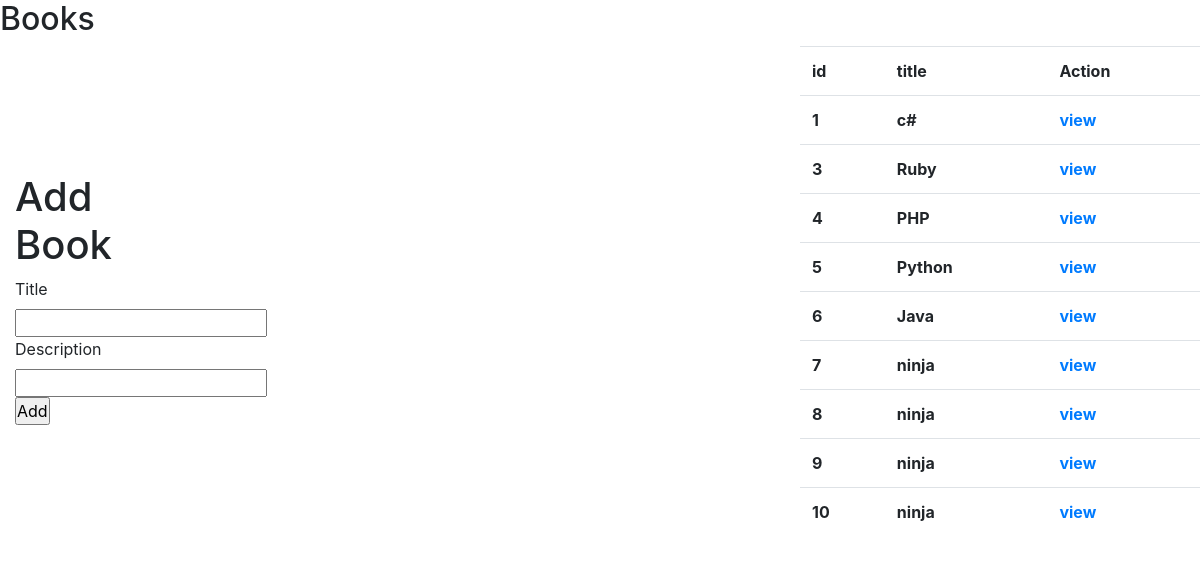
The page / on the database its author committed.
### books_authors_app/models.py (models this page shows, shortened)
class Books(models.Model):
    title = models.TextField(max_length=255)
    desc = models.TextField()
    created_at = models.DateField(auto_now_add=True)
    updated_at = models.DateField(auto_now_add=True)

### books_authors_app/views.py (the view, shortened to what this page needs)
# urls.py: path('', views.insert),
def insert(request):
    print("working .....Book......")
    context={
        'all_book':Books.objects.all(),
    }
    return render(request,'book.html',context)

### books_authors_app/templates/book.html (shortened to what this page needs)
<!DOCTYPE html>
<html lang="en">
<head>
    <link rel="stylesheet" href="https://cdn.jsdelivr.net/npm/bootstrap@4.3.1/dist/css/bootstrap.min.css">
    {% load static %}
    <link rel="stylesheet" href="{% static  'style4.css'%}">
</head>
<body>
    <h2>Books</h2>
    <div class="contaner">
        <div class="col-2 grey">
            <form action="/" method="post">
                <h1>Add Book</h1>
                <div class="row-1"> <label for="">Title</label> <input type="text" name="titles"></div>
                <div class="row-2"> <label for="">Description</label> <input type="text" name="description"></div>
                <input type="submit" name="add_book" value="Add">
            </form>
        </div>
        <table class="table col-4">
            <tbody class="table tbody-dark">
                <tr>
                    <th>id</th>
                    <th>title</th>
                    <th>Action </a></th>
                </tr>
                {% for book in all_book%}
                <tr>
                    <th>{{book.id}}</th>
                    <th>{{book.title}}</th>
                    <th> <a href="\book\{{book.id}}">view</a></th>
                </tr>
                {% endfor%}
            </tbody>
        </table>
    </div>
</body>
</html>

### books_authors_app/static/style4.css (style rules this page uses)
* { margin: 0; padding: 0; }
.contaner { display: flex; justify-content: space-between; align-items: center; }

### rows shown on the page
Books: id "1", title "c#"
Books: id "3", title "Ruby"
Books: id "4", title "PHP"
Books: id "5", title "Python"
Books: id "6", title "Java"
Books: id "7", title "ninja"
Books: id "8", title "ninja"
Books: id "9", title "ninja"
Books: id "10", title "ninja"
